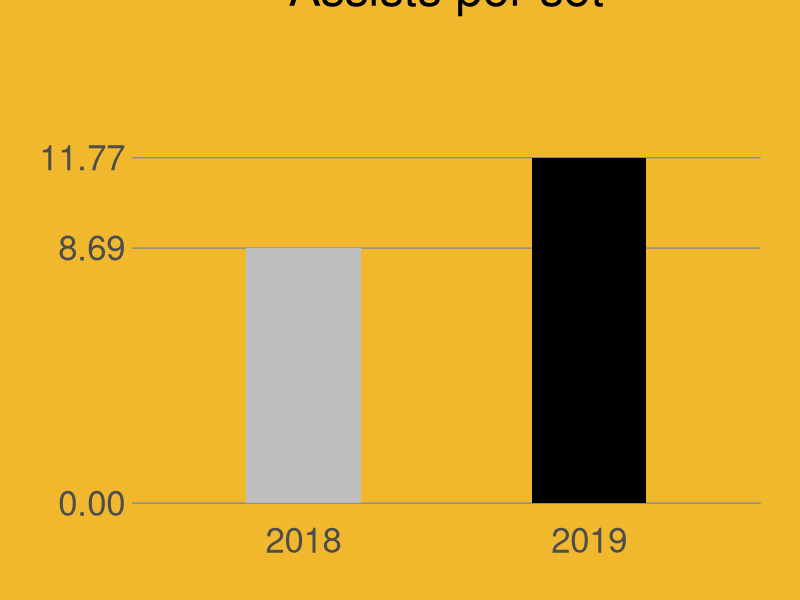
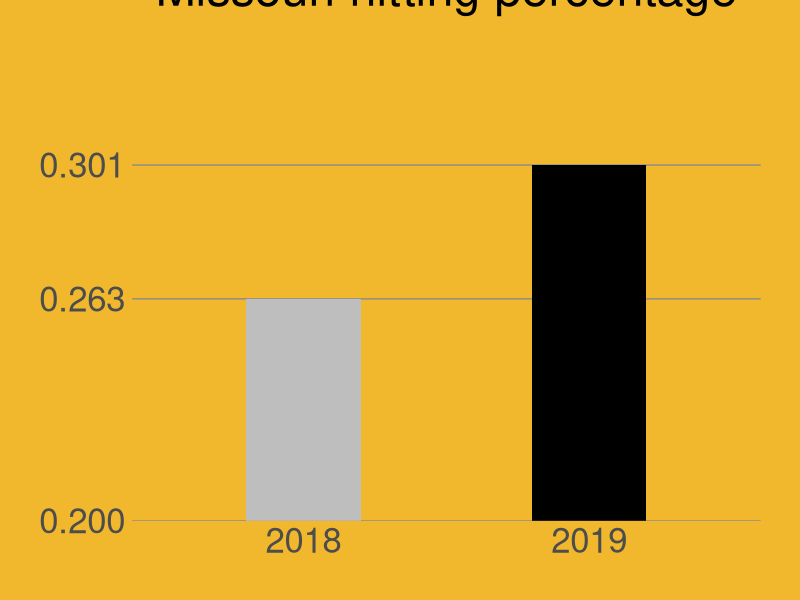
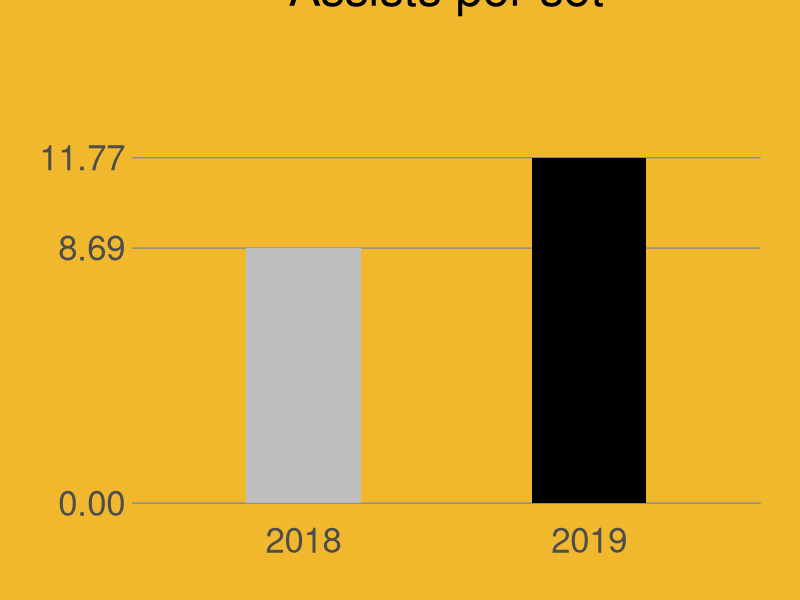
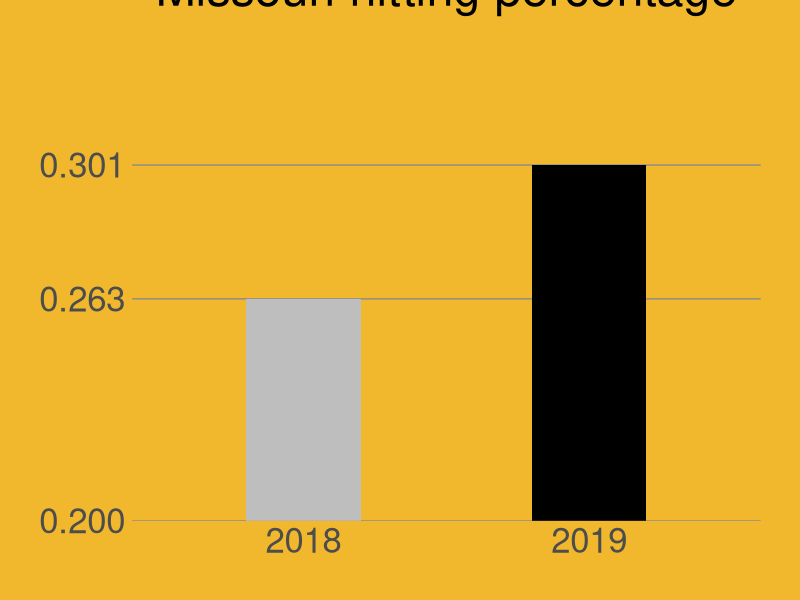

These figures' R source, in order:
library(ggplot2)
library(scales)

Fuentes_stats_df <- read.csv("Andrea_Fuentes_stats_2018_2019.csv")

Fuentes_stats_df$year <- as.factor(Fuentes_stats_df$year)

theme_plot <- function(...) {
  # theme_minimal() +
  theme( 
    axis.title.x = element_blank(),
    axis.title.y = element_blank(),
    # axis.title.y = element_text(vjust=8, size = 14),
    axis.ticks = element_blank(),
    axis.text.x = element_text(size = 25),
    axis.text.y = element_text(size = 25), 
    panel.grid.major.x = element_blank(),
    # panel.grid.major.y = element_blank(),
    panel.grid.major.y = element_line(colour = "gray55"),
    panel.grid.minor = element_blank(), 
    # text = element_text(size=16), 
    plot.title = element_text(hjust = 0.5, vjust = 10, size = 35), 
    # plot.subtitle = element_text(hjust = -0.12, vjust = 10, , color = "orange"),
    plot.margin = unit(c(2,1,1,1), "cm"),
    panel.background = element_rect(fill = '#F1B82D', color = "#F1B82D"),
    plot.background = element_rect(fill = "#F1B82D", color = "#F1B82D"),
    # plot.background = element_rect(fill = 'gray95'),
    panel.border = element_blank(),
    legend.position = "none",
  )
}

colorPalette <- c("gray", "black")
p_assists_per_set <- ggplot(Fuentes_stats_df) + geom_bar(aes(x=year, y = assists_per_set, fill = year), stat = "identity", width=0.4) +
     scale_y_continuous(breaks = c(0, 8.69, 11.77), limits = c(0, 12)) +
     # geom_text(aes(label = max_kills, x=year, y = max_kills), position = position_dodge(width = 0.75), vjust = -0.6, size = 4) + 
     scale_fill_manual(values=colorPalette) +
     theme_plot() + 
     ggtitle(label = "Assists per set") 
     # ylab("Single-match high")
print(p_assists_per_set)

p_missouri_hit_pcntg <- ggplot(Fuentes_stats_df) + geom_bar(aes(x=year, y = team_hit_pcntg, fill = year), stat = "identity", width=0.4) +
     scale_y_continuous(breaks = c(0.20, 0.263, 0.301), limits = c(0.205, 0.305), oob = rescale_none) +
     # geom_text(aes(label = max_kills, x=year, y = max_kills), position = position_dodge(width = 0.75), vjust = -0.6, size = 4) + 
     scale_fill_manual(values=colorPalette) +
     theme_plot() + 
     ggtitle(label = "Missouri hitting percentage") 
     # ylab("Single-match high")
print(p_missouri_hit_pcntg)

ggsave(plot = p_assists_per_set, filename = "p_assists_per_set.png", width = 9.5, height = 9.5 * 722 / 959, device = "png", units = "in")
ggsave(plot = p_missouri_hit_pcntg, filename = "p_missouri_hit_pcntg.png", width = 9.5, height = 9.5 * 722 / 959, device = "png", units = "in")
